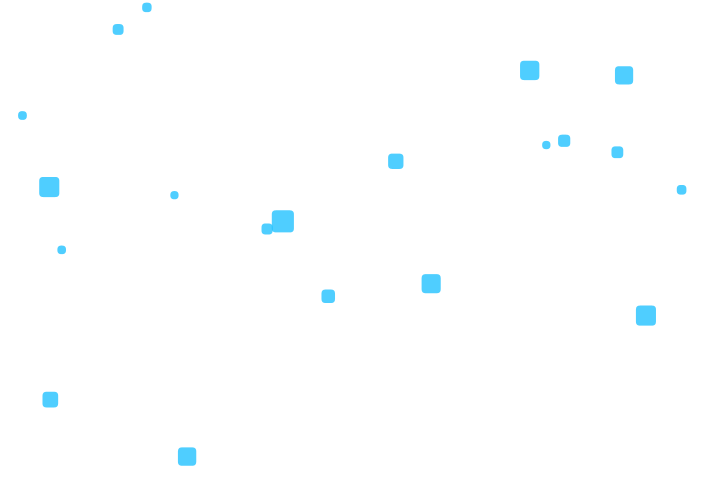
Frame 1 (no input)
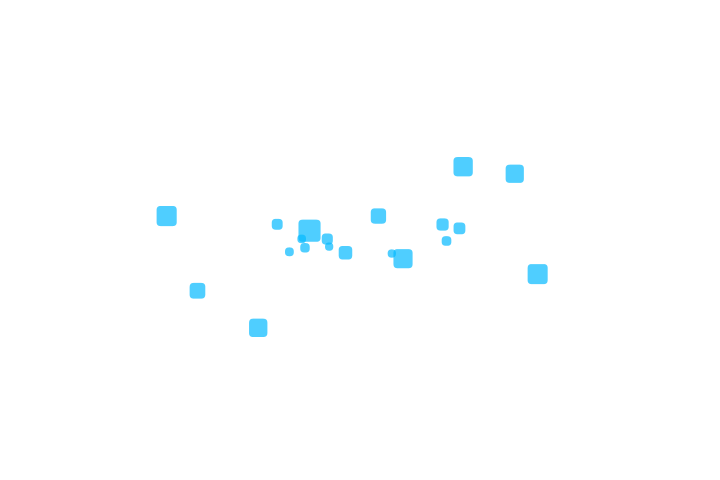
Frame 60 (the mouse pressed at the canvas centre just before this capture)
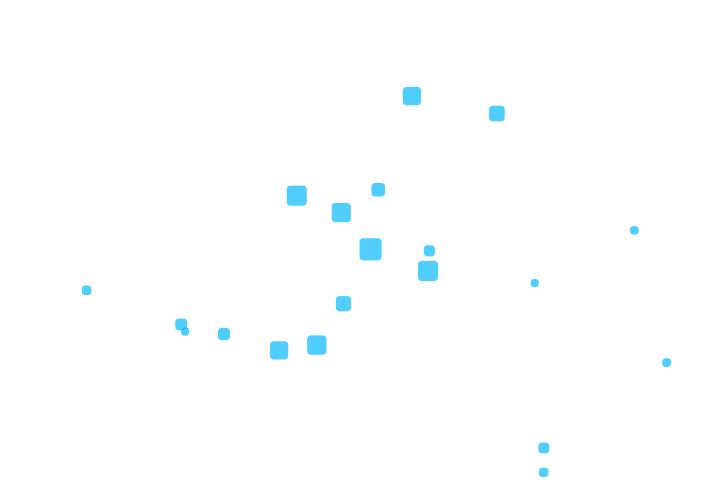
Frame 120 (the mouse held since frame 60 and released just before this capture)

The Processing sketch that drew these frames (run headless with seeded random() and noise(); from frame 60 on, the mouse is pressed at the canvas centre):

// Processing sketch: exercise03
// ── exercise03.pde
/*
Nature of Code - Chapter 2
 Exercise 2.3: Ojects avoiding the edges
 
 Author: Fabio Sasseron
 https://github.com/whysasse/mcqb
 */

Clubber[] clubbers = new Clubber[20];
float n;

void setup() {
  size(720, 480);
  smooth();
  for (int i = 0; i < clubbers.length; i++) {
    clubbers[i] = new Clubber(random(1, 3), random(0, width), random(0, height));
  }
}

void draw() {
  background(255);

  //Clubbers
  for (Clubber c : clubbers) {

    //DO NOT APPLY GRAVITY OR WIND!
    //THE FORCES AROUND THE EDGES ARE ENOUGH!!!
    
    //PVector gravity = new PVector(0, 0.02);
    //gravity.mult(c.mass);
    //c.applyForce(gravity);

    //PVector wind = new PVector(0.02, 0);
    //c.applyForce(wind);

    PVector force = new PVector(c.calcWindX(c.location.x), c.calcWindY(c.location.y));
    c.applyForce(force);

    c.update();
    c.display();
    //NO NEED TO CHECK THE EDGES, THE OBJECTS ARE NEVER GOING TO TOUCH THEM
    //c.checkEdges();
  }
}
// ── Clubber.pde
/*
Nature of Code - Chapter 2
 Exercise 2.3: Balls avoid the edges
 
 Author: Fabio Sasseron
 https://github.com/whysasse/mcqb
 */

class Clubber {

  PVector location, velocity, acceleration, screen;
  //PVector windWE, windSN;
  float mass, alpha, x, y, n;

  Clubber(float m, float x, float y) {
    mass = m;
    location = new PVector(x, y);
    velocity = new PVector(0, 0);
    acceleration = new PVector(0, 0); 
    alpha = 180;

    //screen = new PVector(width, height);
    //windWE = new PVector(random(-0.1, -0.01), 0); //works on Y axis
    //windSN = new PVector(0, random(-0.1, -0.01)); //works on X axis
  }

  void applyForce(PVector force) {
    PVector f = PVector.div(force, mass);
    acceleration.add(f);
  }

  void update() {
    velocity.add(acceleration);
    location.add(velocity);
    acceleration.mult(0);
  }

  void display() {
    noStroke();
    fill(5, 186, 255, alpha);
    rectMode(CENTER);
    rect(location.x, location.y, mass*8, mass*8, 4);
    if (alpha < 180) {
      alpha++;
    }
  }

  void faint() { //NEEDS COLLISION DETECTION... 
    alpha = 0;
  }

  float calcWindX(float _x) {
    x = _x;
    n = 0;
    n = map(x, 0, width, 0.2, -0.2);
    return n;
  }

  float calcWindY(float _y) {
    y = _y;
    n = 0;
    n = map(y, 0, height, 0.2, -0.2);
    return n;
  }

  //NOT USED, THE OBJECTS NEVER TOUCH THE EDGES! 
  //void checkEdges() {

  //  //BOUNCES ON THE EDGES
  //  if (location.x > width) {
  //    location.x = width;
  //    velocity.x *= -1;
  //  } else if (location.x < 0) {
  //    velocity.x *= -1;
  //    location.x = 0;
  //  }

  //  if (location.y > height) {
  //    location.y = height;
  //    velocity.y *= -1;
  //  } else if (location.y < 0) {
  //    velocity.y *= -1;
  //    location.y = 0;
  //  }
  //}
}
